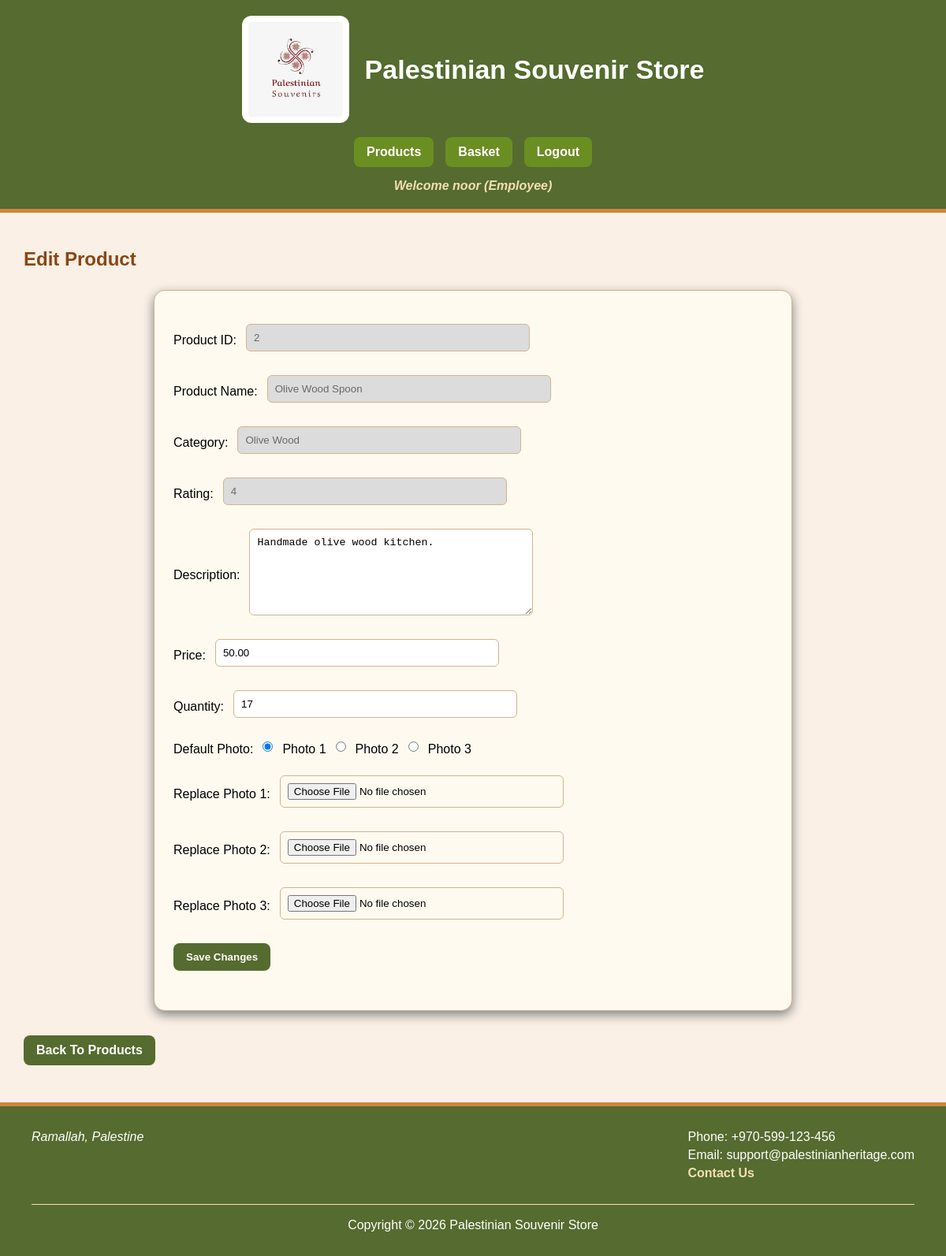
/edit.php?id=2 (signed in), run on the app's committed database.
### tables this page shows
CREATE TABLE `products` (
  `product_id` int(11) NOT NULL,
  `product_name` varchar(100) NOT NULL,
  `category` varchar(50) NOT NULL,
  `description` text NOT NULL,
  `price` decimal(10,2) NOT NULL,
  `quantity` int(11) NOT NULL,
  `rating` int(11) NOT NULL,
  `photo1` varchar(255) NOT NULL,
  `photo2` varchar(255) NOT NULL,
  `photo3` varchar(255) NOT NULL,
  `default_photo` varchar(255) NOT NULL
);

### edit.php (the view, shortened to what this page needs)
<?php
require_once("dbconfig.inc.php");
require_once("header.inc.php");
$id = isset($_GET["id"]) ? $_GET["id"] : $_POST["product_id"];
$sql = "SELECT * FROM products WHERE product_id = :product_id";
$stmt = $pdo->prepare($sql);
$stmt->bindValue(":product_id", $id);
$stmt->execute();
$product = $stmt->fetch(PDO::FETCH_ASSOC);
?>
<main>
<h2>Edit Product</h2>
<form method="post" action="edit.php" enctype="multipart/form-data">
<p>
Product ID:
<input type="text"
value="<?php echo $product['product_id']; ?>"
disabled>
</p>
<p>
Product Name:
<input type="text"
value="<?php echo $product['product_name']; ?>"
disabled>
</p>
<p>
Category:
<input type="text"
value="<?php echo $product['category']; ?>"
disabled>
</p>
<p>
Rating:
<input type="text"
value="<?php echo $product['rating']; ?>"
disabled>
</p>
<p>
Description:
<textarea name="description"><?php echo $product['description']; ?></textarea>
</p>
<p>
Price:
<input type="number"
step="0.01"
name="price"
value="<?php echo $product['price']; ?>">
</p>
<p>
Quantity:
<input type="number"
name="quantity"
value="<?php echo $product['quantity']; ?>">
</p>
<p>
Default Photo:
<br>
<input type="radio"
name="default_photo"
value="<?php echo $product['photo1']; ?>"
<?php if($product['default_photo'] == $product['photo1'])
    echo "checked"; ?>>
Photo 1
<br>
<input type="radio"
name="default_photo"
value="<?php echo $product['photo2']; ?>"
<?php if($product['default_photo'] == $product['photo2'])
     echo "checked"; ?>>
Photo 2
<br>
<input type="radio"
name="default_photo"
value="<?php echo $product['photo3']; ?>"
<?php if($product['default_photo'] == $product['photo3'])
     echo "checked"; ?>>
Photo 3
</p>
<p>
Replace Photo 1:
<input type="file" name="photo1" accept="image/jpeg">
</p>
<p>
Replace Photo 2:
<input type="file" name="photo2" accept="image/jpeg">
</p>
<p>
Replace Photo 3:
<input type="file" name="photo3" accept="image/jpeg">
</p>
<p>
<input type="submit" value="Save Changes">
</p>
</form>
<p>
<a href="products.php">Back To Products</a>
</p>
</main>
<?php
require_once("footer.inc.php");
?>

### style.css (style rules this page uses)
body { margin: 0; font-family: Arial, Helvetica, sans-serif; background-color: linen; color: black; min-height: 100vh; display: flex; flex-direction: column; }
a { color: darkgreen; text-decoration: none; }
.page-layout > main { grid-column: 1 / 3; }
aside input[type="submit"], button, input[type="submit"] { background-color: darkolivegreen; color: white; border: none; padding: 10px 16px; border-radius: 8px; font-weight: bold; }
form { max-width: 650px; }
main form { margin: 25px auto; max-width: 760px; background-color: floralwhite; padding: 24px; border: 1px solid tan; border-radius: 14px; box-shadow: 0 5px 14px gray; }
main form p { display: flex; align-items: center; gap: 12px; margin: 14px 0; flex-wrap: wrap; }
main form p input[type="text"], main form p input[type="email"], main form p input[type="password"], main form p input[type="number"], main form p input[type="date"], main form p input[type="file"], main form p select, main form p textarea { flex: 1; max-width: 340px; }
input, select, textarea { padding: 9px; border: 1px solid tan; border-radius: 6px; margin: 4px 0 12px; }
textarea { min-height: 90px; }
input:disabled, textarea:disabled { background-color: gainsboro; color: dimgray; }
main h2, main h3 { color: saddlebrown; }
td a, main > p a, .page-layout a[href*="checkout.php"], .page-layout a[href*="products.php"] { display: inline-block; background-color: darkolivegreen; color: white; padding: 10px 16px; border-radius: 8px; margin: 6px 10px 6px 0; font-weight: bold; text-decoration: none; }

### data on the page
products: product_id "2", product_name "Olive Wood Spoon", category "Olive Wood", rating "4", description "Handmade olive wood kitchen.", price "50.00", quantity "17", photo1 "☑"

### other printed values
$_SESSION['first_name'] "noor"
$_SESSION['role'] "Employee"
